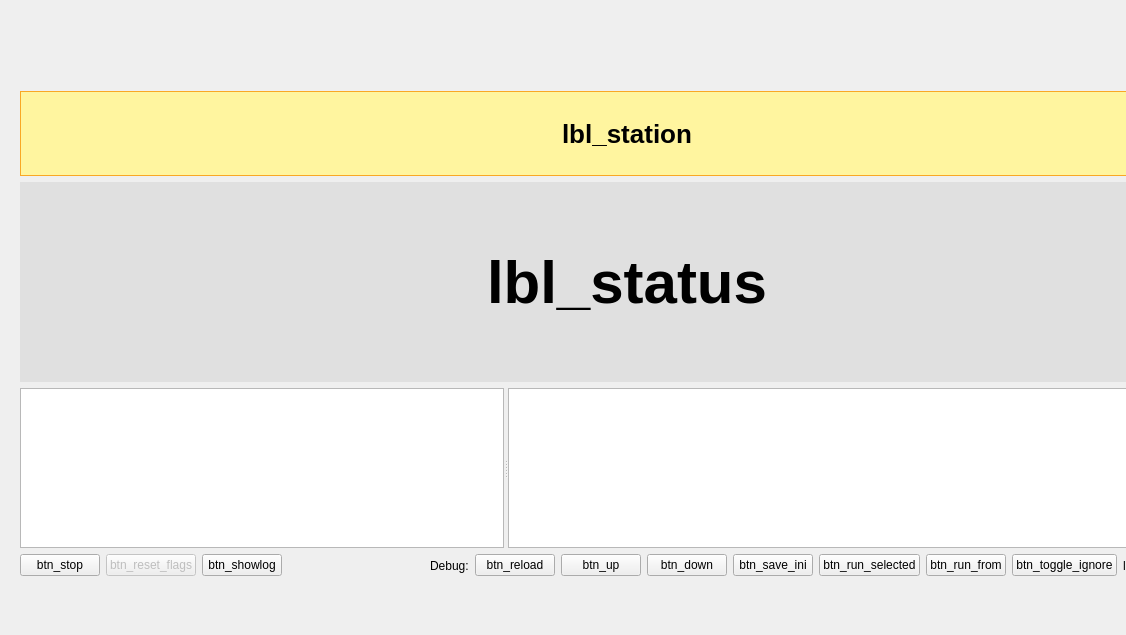
<?xml version="1.0" encoding="UTF-8"?>
<ui version="4.0">
 <class>Form</class>
 <widget class="QWidget" name="Form">
  <property name="geometry">
   <rect>
    <x>0</x>
    <y>0</y>
    <width>1126</width>
    <height>635</height>
   </rect>
  </property>
  <property name="windowTitle">
   <string>Form</string>
  </property>
  <widget class="QWidget" name="layoutWidget">
   <property name="geometry">
    <rect>
     <x>20</x>
     <y>91</y>
     <width>1214</width>
     <height>486</height>
    </rect>
   </property>
   <layout class="QVBoxLayout" name="verticalLayout">
    <item>
     <widget class="QLabel" name="lbl_station">
      <property name="minimumSize">
       <size>
        <width>0</width>
        <height>85</height>
       </size>
      </property>
      <property name="maximumSize">
       <size>
        <width>16777215</width>
        <height>85</height>
       </size>
      </property>
      <property name="styleSheet">
       <string notr="true">font-size:26px; font-weight:bold; padding:8px; background:#fff59f; border:1px solid #f9a825</string>
      </property>
      <property name="text">
       <string>lbl_station</string>
      </property>
      <property name="alignment">
       <set>Qt::AlignCenter</set>
      </property>
     </widget>
    </item>
    <item>
     <widget class="QLabel" name="lbl_status">
      <property name="minimumSize">
       <size>
        <width>0</width>
        <height>200</height>
       </size>
      </property>
      <property name="maximumSize">
       <size>
        <width>16777215</width>
        <height>200</height>
       </size>
      </property>
      <property name="styleSheet">
       <string notr="true">font-size:60px; font-weight:bold; background:#e0e0e0; padding:24px;</string>
      </property>
      <property name="text">
       <string>lbl_status</string>
      </property>
      <property name="alignment">
       <set>Qt::AlignCenter</set>
      </property>
     </widget>
    </item>
    <item>
     <layout class="QHBoxLayout" name="tl"/>
    </item>
    <item>
     <widget class="QSplitter" name="splitter">
      <property name="orientation">
       <enum>Qt::Horizontal</enum>
      </property>
      <widget class="QTextEdit" name="txt_out">
       <property name="sizePolicy">
        <sizepolicy hsizetype="Expanding" vsizetype="Expanding">
         <horstretch>2</horstretch>
         <verstretch>0</verstretch>
        </sizepolicy>
       </property>
       <property name="readOnly">
        <bool>true</bool>
       </property>
      </widget>
      <widget class="QTableView" name="table">
       <property name="sizePolicy">
        <sizepolicy hsizetype="Expanding" vsizetype="Expanding">
         <horstretch>3</horstretch>
         <verstretch>0</verstretch>
        </sizepolicy>
       </property>
       <property name="selectionBehavior">
        <enum>QAbstractItemView::SelectItems</enum>
       </property>
      </widget>
     </widget>
    </item>
    <item>
     <layout class="QHBoxLayout" name="horizontalLayout_3">
      <item>
       <layout class="QHBoxLayout" name="horizontalLayout_2">
        <item>
         <widget class="QPushButton" name="btn_stop">
          <property name="text">
           <string>btn_stop</string>
          </property>
         </widget>
        </item>
        <item>
         <widget class="QPushButton" name="btn_reset_flags">
          <property name="enabled">
           <bool>false</bool>
          </property>
          <property name="text">
           <string>btn_reset_flags</string>
          </property>
         </widget>
        </item>
        <item>
         <widget class="QPushButton" name="btn_showlog">
          <property name="text">
           <string>btn_showlog</string>
          </property>
         </widget>
        </item>
       </layout>
      </item>
      <item>
       <layout class="QHBoxLayout" name="horizontalLayout">
        <item>
         <spacer name="horizontalSpacer">
          <property name="orientation">
           <enum>Qt::Horizontal</enum>
          </property>
          <property name="sizeHint" stdset="0">
           <size>
            <width>40</width>
            <height>20</height>
           </size>
          </property>
         </spacer>
        </item>
        <item>
         <widget class="QLabel" name="Debug">
          <property name="text">
           <string>Debug:</string>
          </property>
         </widget>
        </item>
        <item>
         <widget class="QPushButton" name="btn_reload">
          <property name="text">
           <string>btn_reload</string>
          </property>
         </widget>
        </item>
        <item>
         <widget class="QPushButton" name="btn_up">
          <property name="text">
           <string>btn_up</string>
          </property>
         </widget>
        </item>
        <item>
         <widget class="QPushButton" name="btn_down">
          <property name="text">
           <string>btn_down</string>
          </property>
         </widget>
        </item>
        <item>
         <widget class="QPushButton" name="btn_save_ini">
          <property name="text">
           <string>btn_save_ini</string>
          </property>
         </widget>
        </item>
        <item>
         <widget class="QPushButton" name="btn_run_selected">
          <property name="text">
           <string>btn_run_selected</string>
          </property>
         </widget>
        </item>
        <item>
         <widget class="QPushButton" name="btn_run_from">
          <property name="text">
           <string>btn_run_from</string>
          </property>
         </widget>
        </item>
        <item>
         <widget class="QPushButton" name="btn_toggle_ignore">
          <property name="text">
           <string>btn_toggle_ignore</string>
          </property>
         </widget>
        </item>
        <item>
         <widget class="QLabel" name="lbl_stress">
          <property name="enabled">
           <bool>true</bool>
          </property>
          <property name="text">
           <string>lbl_stress</string>
          </property>
         </widget>
        </item>
        <item>
         <widget class="QSpinBox" name="spin_stress">
          <property name="enabled">
           <bool>false</bool>
          </property>
          <property name="minimum">
           <number>1</number>
          </property>
          <property name="maximum">
           <number>1000</number>
          </property>
          <property name="value">
           <number>1</number>
          </property>
         </widget>
        </item>
       </layout>
      </item>
     </layout>
    </item>
   </layout>
  </widget>
 </widget>
 <resources/>
 <connections/>
</ui>
